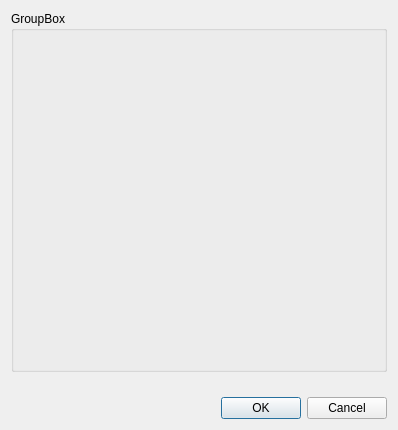
<?xml version="1.0" encoding="UTF-8"?>
<ui version="4.0">
 <class>Dialog</class>
 <widget class="QDialog" name="Dialog">
  <property name="geometry">
   <rect>
    <x>0</x>
    <y>0</y>
    <width>398</width>
    <height>430</height>
   </rect>
  </property>
  <property name="windowTitle">
   <string>Dialog</string>
  </property>
  <layout class="QVBoxLayout" name="verticalLayout_2">
   <item>
    <layout class="QVBoxLayout" name="verticalLayout">
     <item>
      <layout class="QVBoxLayout" name="verticalLayout_3" stretch="0">
       <property name="spacing">
        <number>7</number>
       </property>
       <property name="bottomMargin">
        <number>19</number>
       </property>
       <item>
        <widget class="QGroupBox" name="groupBox">
         <property name="title">
          <string>GroupBox</string>
         </property>
         <layout class="QHBoxLayout" name="horizontalLayout_2">
          <item>
           <layout class="QHBoxLayout" name="horizontalLayout"/>
          </item>
         </layout>
        </widget>
       </item>
      </layout>
     </item>
     <item>
      <widget class="QDialogButtonBox" name="buttonBox">
       <property name="standardButtons">
        <set>QDialogButtonBox::Cancel|QDialogButtonBox::Ok</set>
       </property>
      </widget>
     </item>
    </layout>
   </item>
  </layout>
 </widget>
 <resources/>
 <connections/>
</ui>
